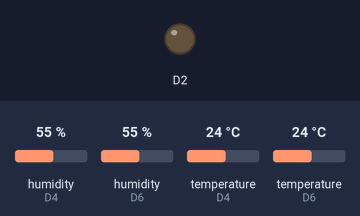
A sketch run on a simulated ESP8266 (NodeMCU). Parts: output pins drawn as LEDs (lit = HIGH). Inputs (shaded band) come from the test bench; at power-on: temperature (sensors on D4, D6) 24 °C, humidity (sensors on D4, D6) 55 %. WiFi joins after 1.5 s; servers stay silent unless stated; uploads are accepted with an empty reply; what the sketch prints to the serial monitor is not drawn.

Above: at 2.7 s.
2.8 s: temperature (sensor on D4) set to 27 °C
At 3.8 s:
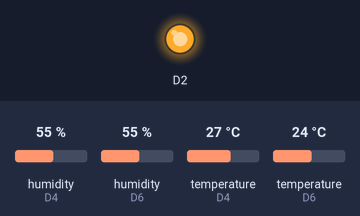
Timing chart, 0 to 5.8 s (numbered marks = the images above; inputs shaded):
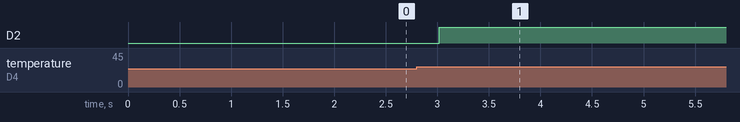

Measured:
- the behaviour switches between 25 and 26 °C on temperature (sensor on D4) (found by bisection; images 0 and 1)
- after the input at 2.8 s, D2: LOW → HIGH after 0.22 s

The sketch:

teplomer-loft-v6.ino
```cpp
#include <SPI.h>
#include <DHT.h>
#include <ESP8266WiFi.h>
#include <WiFiClient.h>

char server[] = "192.168.1.2";
const char* ssid = "east-side";
const char* password = "lukas360";

#define DHTPIN D4 //teplomer roof
#define DHTPINloft D6 //teplomer loft
#define DHTTYPE DHT11
DHT dht(DHTPIN, DHTTYPE);
DHT dhtLoft(DHTPINloft, DHTTYPE);
String temp, humidity;
String tempLoft, humidityLoft;
WiFiClient clientTemp;
WiFiClient clientTempLoft;
static uint32_t timerTemp;

WiFiClient clientSwitch;
static uint32_t timerSwitch;
boolean switchON = false;

void setup(void)
{
  Serial.begin(9600);
  dht.begin();
  dhtLoft.begin();
  delay(10);
  WiFi.begin(ssid, password);
  while (WiFi.status() != WL_CONNECTED) {
    delay(500);
    Serial.print(".");
  }
  Serial.println("WiFi connected");
  Serial.println(WiFi.localIP());

  //toto je vetrak
  pinMode(D2, OUTPUT);
  //toto je kamera
  pinMode(D6, OUTPUT);
}

void loop() {
  if (millis() > timerSwitch) {
    timerSwitch = millis() + 5000;
    Serial.println("timer Switch");
    if (clientSwitch.connect(server, 82)) {
      //zisti hodnotu vypinaca
      clientSwitch.print("GET /?action=getswitch&id=1 HTTP/1.1\r\nHost: 192.168.1.2\r\nConnection: close\r\n\r\n");
      clientSwitch.println();
      clientSwitch.println();
      delay(10);
      while(clientSwitch.available()){
        String line = clientSwitch.readStringUntil('\r');
        if(line.indexOf("pastwo0pastwo") > 0){
          switchON = false;
        }
        if(line.indexOf("pastwo1pastwo") > 0){
          switchON = true;
        }
      }

      if(switchON){
        Serial.println("zapinam");
        digitalWrite(D3, HIGH);
      }else{
        Serial.println("vypinam");
        digitalWrite(D3, LOW);
      }
    }
  }
  if (millis() > timerTemp) {
    timerTemp = millis() + 300000;

    Serial.println("timer Temp");

    if (clientTemp.connect(server, 82)) {
      temp = dht.readTemperature();
      humidity = dht.readHumidity();
      clientTemp.print("GET /?action=record&type=4&temp="+temp+"&humidity="+humidity+" HTTP/1.1\r\nHost: 192.168.1.2\r\nConnection: close\r\n\r\n");
      clientTemp.println();
      clientTemp.println();
      delay(10);
      if(temp.toInt()>25){
        digitalWrite(D2, HIGH);
      } else {
        digitalWrite(D2, LOW);
      }
    }

    //Temp loft
    tempLoft = dhtLoft.readTemperature();
    humidityLoft = dhtLoft.readHumidity();
    Serial.println("tempLoft:"+tempLoft);
    Serial.println("humidityLoft:"+humidityLoft);
    if (clientTempLoft.connect(server, 82)) {
      clientTempLoft.print("GET /?action=record&type=3&temp="+tempLoft+"&humidity="+humidityLoft+" HTTP/1.1\r\nHost: 192.168.1.2\r\nConnection: close\r\n\r\n");
      clientTempLoft.println();
      clientTempLoft.println();
      delay(10);
    }
  }
}
```
